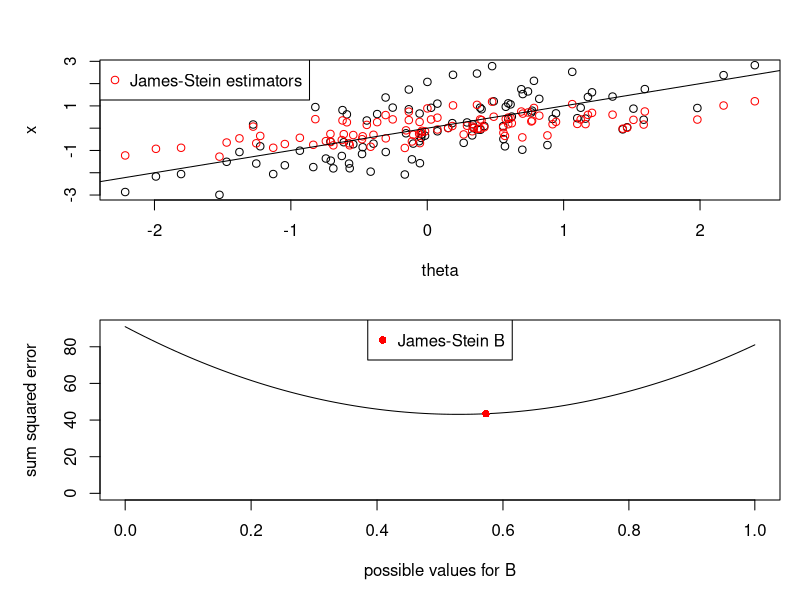

This figure's R source:
## ---- chunk 1
k <- 100
sigma.theta <- 1
plotJS <- function(k, sigma.theta) {
  theta <- rnorm(k, 0, sigma.theta)
  x <- rnorm(k, theta, 1)
  B <- (k - 2)/sum(x^2)
  eb <- (1 - B) * x
  par(mfrow=c(2,1), mar=c(5,5,3,1))
  plot(theta, x)
  points(theta, eb, col="red")
  abline(0,1)
  legend("topleft","James-Stein estimators",col="red",pch=1)
  s <- seq(from=0,to=1,length=100)
  par(mar=c(5,5,1,1))
  sse <- sapply(s, function(b) sum((theta - (1 - b)*x)^2))
  plot(s, sse, ylim=c(0, max(sse)), type="l",
       xlab="possible values for B", ylab="sum squared error")
  points(B, sum((theta - eb)^2),col="red",pch=16)
  legend("top","James-Stein B",col="red",pch=16)
}
set.seed(1)
plotJS(k, sigma.theta)
